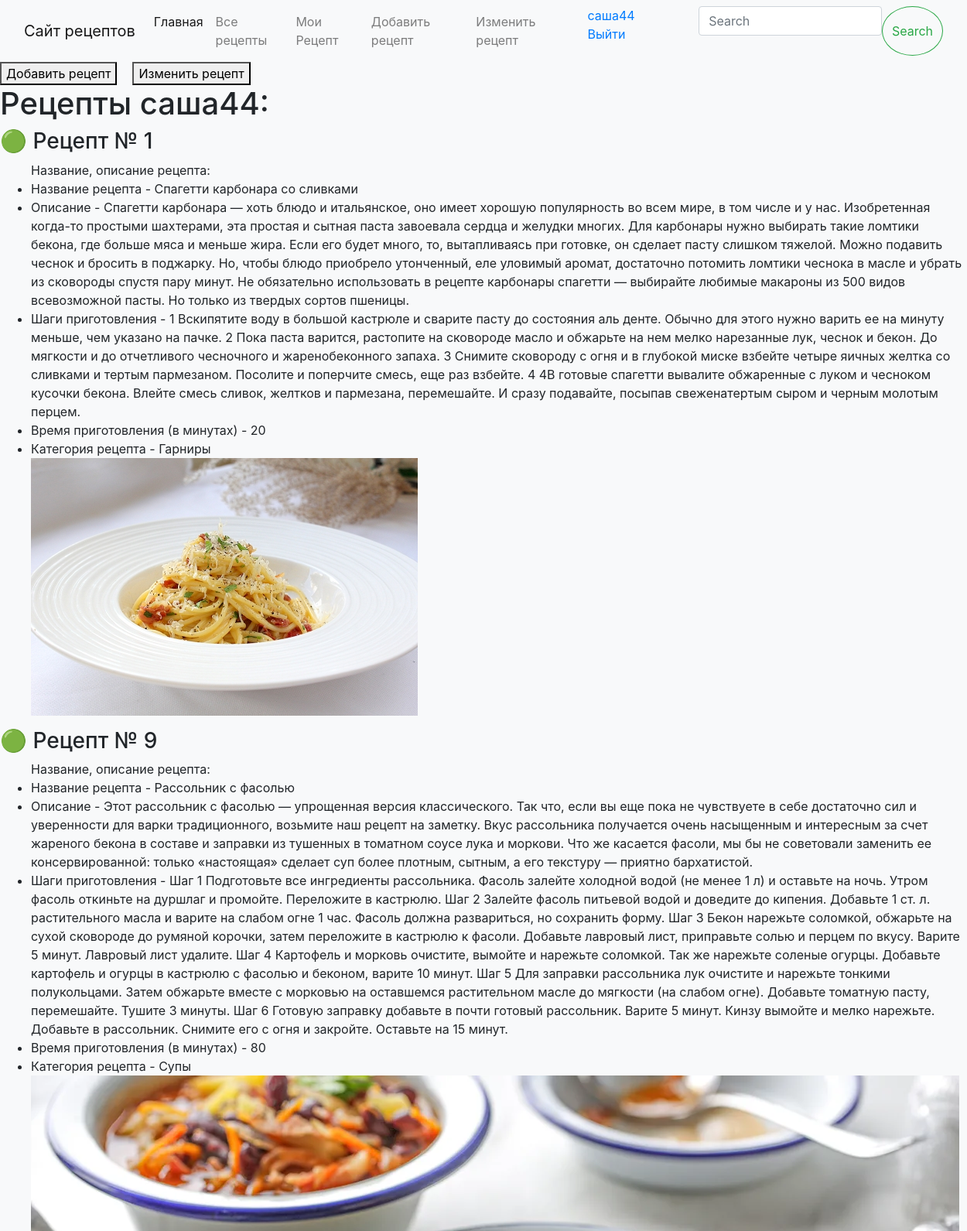
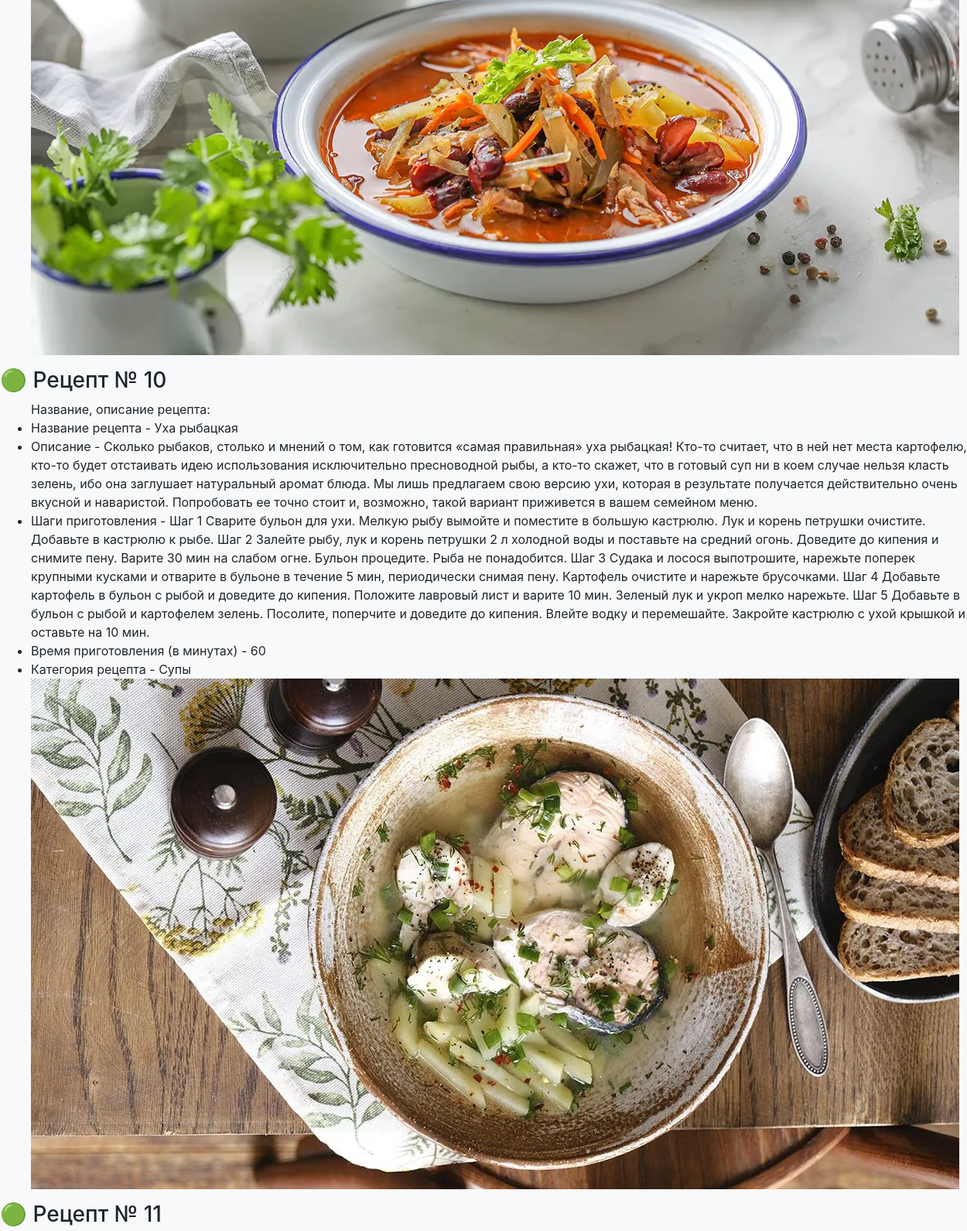
/my_recipes/ (signed in, upper part), run on the app's committed database (2 pictures, top to bottom).
### start1_app/models.py (models this page shows, shortened)
class Recipes(models.Model):
    author = models.ForeignKey(get_user_model(), on_delete=models.SET_NULL, related_name="recipts",
                               null=True, default=None)  # Автор
    name = models.CharField(max_length=64, blank=False)
    description = models.TextField()
    cooking_instructions = models.CharField(max_length=100) # Шаги приготовления
    cooking_time = models.IntegerField()  # Время приготовления (в минутах)
    image = models.ImageField(upload_to='recipe_images', default='default_image.jpg')  # Изображение
    register_date = models.DateField(auto_now_add=True)

class RecipeCategories(models.Model):
    name = models.CharField(max_length=64, blank=False)
    description = models.TextField()

### start1_app/views.py (the view)
# urls.py: path("my_recipes/", display_user_recipes, name="display_user_recipes"),
@login_required
def display_user_recipes(request):
    current_user = request.user
    user_recipes = Recipes.objects.filter(author=current_user)
    dict_user_recipes = {}
    dict_image={}
    for recipes in user_recipes:
        recipes_dict = {"Название рецепта": recipes.name,
                     "Описание": recipes.description,
                     "Шаги приготовления":recipes.cooking_instructions,
                     "Время приготовления (в минутах)":recipes.cooking_time}
        recipes_temp=Recipes.objects.get(id=recipes.pk)
        catigories_temp = recipes_temp.in_order.all()
        for category in catigories_temp:
            recipes_dict['Категория рецепта'] = category.category.name
        dict_user_recipes[recipes.pk] = recipes_dict
        dict_image[recipes.pk] = recipes.image.url
    context = {
        'user_recipes': user_recipes,
        "current_user": current_user,
        "recipes": dict_user_recipes,
        'img': dict_image,
    }
    return render(request, "start1_app/recipes.html", context)

### start1_app/templates/start1_app/recipes.html (shortened to what this page needs)
{% extends 'base.html' %}
    {% block content %}
    <div class="bottoms_content">
                <div class="bottom_content_left"><form action="/add/" method="post">
                <button type="submit">Добавить рецепт </button>
                </form>
                </div>
                <div class="bottom_content_left"><form action="/update_user_recipes/" method="post">
                <button type="submit">Изменить рецепт</button>
                </form>
                </div>
        </div>
    <h1> Рецепты {{current_user}}: </h1>
    {% if not user_recipes %}
         <h2>🔴 Увы и ах, но у тебя {{current_user}} нет рецептов  </h2>
    {% else %}
        {% for recip in user_recipes %}
        <h3> 🟢 Рецепт № {{ recip.pk }}</h3>
            <ul>Название, описание рецепта:
            {% for key, value in recipes.items %}
            {% if key == recip.pk %}
            {% for elem, k in value.items %}
            <li>{{ elem }} - {{ k }} </li>
            {% endfor %}
                {% for key, value in img.items %}
                {% if key == recip.pk %}
                <img src= '{{ value }}' alt="{{ product.name }}">
                {% endif %}
                {% endfor %}
            {% endif %}
            {% endfor %}
        </ul>
        {% endfor %}
    {% endif %}
    {% endblock %}

### templates/base.html (shortened to what this page needs)
<!DOCTYPE html>
<html lang="en">
<head>
        <link href="https://stackpath.bootstrapcdn.com/bootstrap/4.5.2/css/bootstrap.min.css" rel="stylesheet">
</head>
<body>
<header>
    <nav class="navbar navbar-expand-lg navbar-light bg-light">
        <div class="container-fluid">
          <a class="navbar-brand">Сайт рецептов</a>
          <div class="collapse navbar-collapse" id="navbarSupportedContent">
            <ul class="navbar-nav me-auto mb-2 mb-lg-0">
              <li class="nav-item">
                <a class="nav-link active" aria-current="page" href="/">Главная</a>
              </li>
              <li class="nav-item">
                <a class="nav-link" href="/all_recipes/">Все рецепты</a>
              </li>
              <li class="nav-item">
                  {% if user.is_authenticated %}
                <a class="nav-link" href="/my_recipes/">Мои Рецепт</a>
                  {% else %}
                  <a class="nav-link" href="/login/">Мои Рецептпт</a>
                  {% endif %}
              </li>
              <li class="nav-item">
                  {% if user.is_authenticated %}
                <a class="nav-link" href="/add/">Добавить рецепт</a>
                  {% else %}
                  <a class="nav-link" href="/login/">Добавить рецепт</a>
                  {% endif %}
              </li>
                <li class="nav-item">
                  {% if user.is_authenticated %}
                <a class="nav-link" href="/update_user_recipes/">Изменить рецепт</a>
                  {% else %}
                  <a class="nav-link" href="/login/">Изменить рецепт</a>
                  {% endif %}
              </li>
               <li class="nav-item">
                <div class="hidden md:flex items-center space-x-1">
                    {% if user.is_authenticated %}
                    <a class="font-bold py-5 px-3">{{ user.username }}</a>
                    <a href="{% url 'logout' %}" class="last py-2 px-3 bg-yellow-400 text-green hover:bg-yellow-300 text-sm hover:text-yellow-800 rounded transition duration-300">Выйти</a>
                    {% else %}
                    <a href="{% url 'login' %}" class="py-5 px-3">Войти</a>
                    <a href="{% url 'register' %}" class="last py-2 px-3 bg-yellow-400 text-green hover:bg-yellow-300 text-sm hover:text-yellow-800 rounded transition duration-300">Зарегистрироваться</a>
                    {% endif %}
                </div>
                </li>
            <form class="d-flex">
              <input class="form-control me-2" type="search" placeholder="Search" aria-label="Search">
              <button class="btn btn-outline-success rounded-circle" type="submit">Search</button>
            </form>
          </div>
        </div>
      </nav>
    </header>
{% block content %}{% endblock %}
</body>
</html>

### templates/base.html (style rules this page uses)
body { background-color: #f8f9fa; }
.bottoms_content { display: flex; gap: 20px; flex-wrap: wrap; }

### data on the page
Recipes: pk "1", value "Название рецепта" "Описание" "Шаги приготовления" "Время приготовления (в минутах)" "Категория рецепта", value "Спагетти карбонара со сливками" "Спагетти карбонара — хоть блюдо и итальянское, оно имеет хорошую популярность во всем мире, в том числе и у нас. Изобретенная когда-то простыми шахтерами, эта простая и сытная паста завоевала сердца и желудки многих. Для карбонары нужно выбирать такие ломтики бекона, где больше мяса и меньше жира. Если его будет много, то, вытапливаясь при готовке, он сделает пасту слишком тяжелой. Можно подавить чеснок и бросить в поджарку. Но, чтобы блюдо приобрело утонченный, еле уловимый аромат, достаточно потомить ломтики чеснока в масле и убрать из сковороды спустя пару минут. Не обязательно использовать в рецепте карбонары спагетти — выбирайте любимые макароны из 500 видов всевозможной пасты. Но…" "1 Вскипятите воду в большой кастрюле и сварите пасту до состояния аль денте. Обычно для этого нужно варить ее на минуту меньше, чем указано на пачке. 2 Пока паста варится, растопите на сковороде масло и обжарьте на нем мелко нарезанные лук, чеснок и бекон. До мягкости и до отчетливого чесночного и жаренобеконного запаха. 3 Снимите сковороду с огня и в глубокой миске взбейте четыре яичных желтка со сливками и тертым пармезаном. Посолите и поперчите смесь, еще раз взбейте. 4 4В готовые спагетти вывалите обжаренные с луком и чесноком кусочки бекона. Влейте смесь сливок, желтков и пармезана, перемешайте. И сразу подавайте, посыпав свеженатертым сыром и черным молотым перцем." "20"
RecipeCategories: value "Гарниры"
Recipes: pk "9", value "Название рецепта" "Описание" "Шаги приготовления" "Время приготовления (в минутах)" "Категория рецепта", value "Рассольник с фасолью" "Этот рассольник с фасолью — упрощенная версия классического. Так что, если вы еще пока не чувствуете в себе достаточно сил и уверенности для варки традиционного, возьмите наш рецепт на заметку. Вкус рассольника получается очень насыщенным и интересным за счет жареного бекона в составе и заправки из тушенных в томатном соусе лука и моркови. Что же касается фасоли, мы бы не советовали заменить ее консервированной: только «настоящая» сделает суп более плотным, сытным, а его текстуру — приятно бархатистой." "Шаг 1 Подготовьте все ингредиенты рассольника. Фасоль залейте холодной водой (не менее 1 л) и оставьте на ночь. Утром фасоль откиньте на дуршлаг и промойте. Переложите в кастрюлю. Шаг 2 Залейте фасоль питьевой водой и доведите до кипения. Добавьте 1 ст. л. растительного масла и варите на слабом огне 1 час. Фасоль должна развариться, но сохранить форму. Шаг 3 Бекон нарежьте соломкой, обжарьте на сухой сковороде до румяной корочки, затем переложите в кастрюлю к фасоли. Добавьте лавровый лист, приправьте солью и перцем по вкусу. Варите 5 минут. Лавровый лист удалите. Шаг 4 Картофель и морковь очистите, вымойте и нарежьте соломкой. Так же нарежьте соленые огурцы. Добавьте картофель и огурцы в…" "80"
RecipeCategories: value "Супы" "Супы"
Recipes: pk "10", value "Название рецепта" "Описание" "Шаги приготовления" "Время приготовления (в минутах)" "Категория рецепта", value "Уха рыбацкая" "Сколько рыбаков, столько и мнений о том, как готовится «самая правильная» уха рыбацкая! Кто-то считает, что в ней нет места картофелю, кто-то будет отстаивать идею использования исключительно пресноводной рыбы, а кто-то скажет, что в готовый суп ни в коем случае нельзя класть зелень, ибо она заглушает натуральный аромат блюда. Мы лишь предлагаем свою версию ухи, которая в результате получается действительно очень вкусной и наваристой. Попробовать ее точно стоит и, возможно, такой вариант приживется в вашем семейном меню." "Шаг 1 Сварите бульон для ухи. Мелкую рыбу вымойте и поместите в большую кастрюлю. Лук и корень петрушки очистите. Добавьте в кастрюлю к рыбе. Шаг 2 Залейте рыбу, лук и корень петрушки 2 л холодной воды и поставьте на средний огонь. Доведите до кипения и снимите пену. Варите 30 мин на слабом огне. Бульон процедите. Рыба не понадобится. Шаг 3 Судака и лосося выпотрошите, нарежьте поперек крупными кусками и отварите в бульоне в течение 5 мин, периодически снимая пену. Картофель очистите и нарежьте брусочками. Шаг 4 Добавьте картофель в бульон с рыбой и доведите до кипения. Положите лавровый лист и варите 10 мин. Зеленый лук и укроп мелко нарежьте. Шаг 5 Добавьте в бульон с рыбой и картофелем…" "60"
Recipes: pk "11"

### other printed values
{{ user.username }} "саша44"
{{ current_user }} "саша44"
